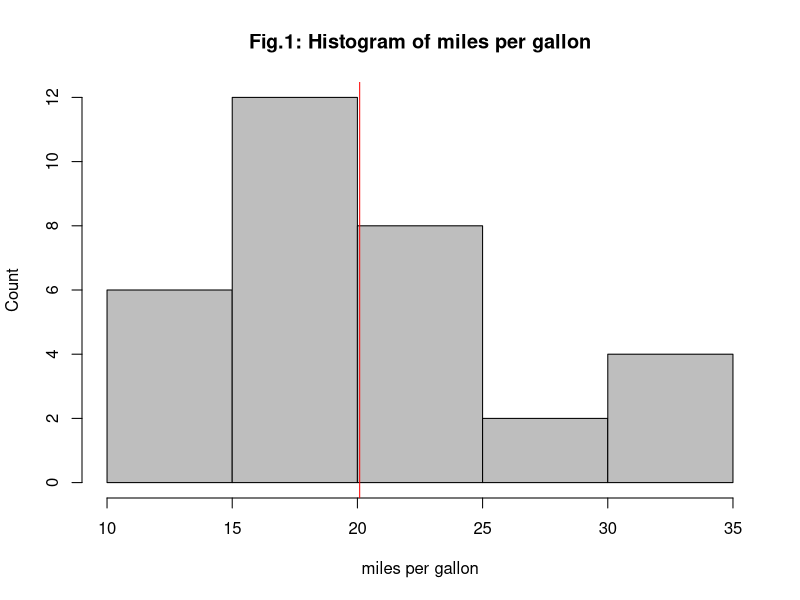
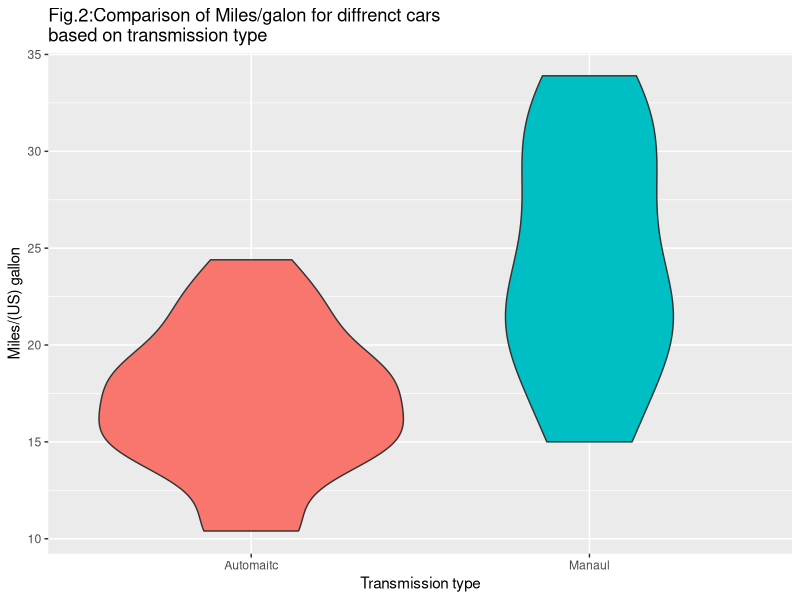

These figures' R source, in order:
## ---- chunk 1
library(datasets);library(ggplot2);library(dplyr);library(tidyr);library(GGally)
dt<-select(mtcars,-qsec) ##removing irrelevant column
dt<-mutate(dt,am=factor(am),vs=factor(vs)) ##adjusting column type
summary(dt) ##lets see the data
## ---- chunk 2
mpgMean<-mean(dt$mpg);mpgSd<-sd(dt$mpg)
## ---- chunk 3
hist(dt$mpg,col="gray",xlab = "miles per gallon",ylab = "Count",main="Fig.1: Histogram of miles per gallon")##figure1
abline(v = mean(dt$mpg),col="red") ##adding mean
## ---- chunk 4
fig2<-ggplot(data=dt,aes(y=mpg,x=am,fill=am),legend=NULL)
fig2<-fig2+geom_violin()
fig2<-fig2+scale_x_discrete(breaks=c(0,1),labels=c("Automaitc","Manaul"))
fig2<-fig2+xlab("Transmission type")+ylab("Miles/(US) gallon") ## labeling y axis ##labeling x,y axis
##fig2<-fig2+scale_fill_discrete(name="Transmission type",breaks=c(0,1),labels=c("Automaitc","Manaul")) ## setting correct names for legends.
fig2<-fig2+ggtitle("Fig.2:Comparison of Miles/galon for diffrenct cars\nbased on transmission type")+guides(fill=FALSE)
fig2
## ---- chunk 5
##g<-ggpairs(data=dt,lower=list(continuous="smooth"),params=c(method="loess")) ##i should do plot the mpg in diffrent colors and diffrent regression line 
##g
## ---- chunk 6
t1<-lm(data=dt,mpg~am)
t2<-lm(data=dt,mpg~am+hp)
t3<-lm(data=dt,mpg~am+hp+wt)
t4<-lm(data=dt,mpg~am+hp+wt+gear)
t5<-lm(data=dt,mpg~am+hp+wt+drat)
anova(t1,t2,t3,t4,t5)
## ---- chunk 7
st<-shapiro.test(t3$residuals)
st
